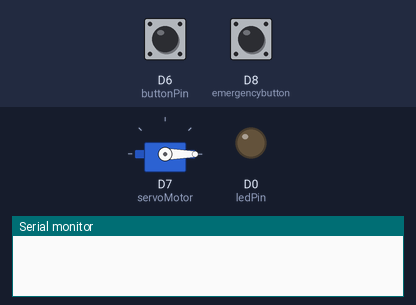
The sketch below on a simulated ESP8266 (NodeMCU). Shown: servo, output pins drawn as LEDs (lit = HIGH), the last lines printed to the serial monitor. The inputs (shaded band) are chosen by the test bench; at power-on: D6 (buttonPin) LOW, D8 (emergencybutton) LOW.

Above: at 1.2 s.
1.3 s: D6 (buttonPin) pulled HIGH for 1 s
At 2.8 s:
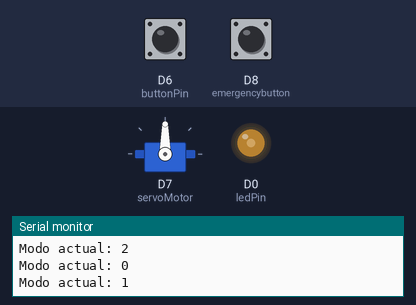
3.8 s: D8 (emergencybutton) pulled HIGH for 1 s
At 3.97 s:
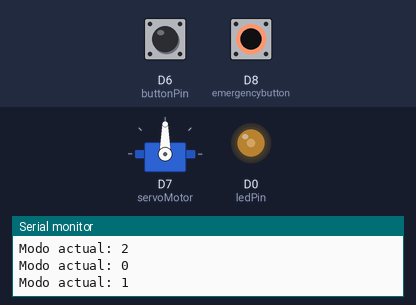
6.8 s: D8 (emergencybutton) pulled HIGH for 3.2 s
At 11.1 s:
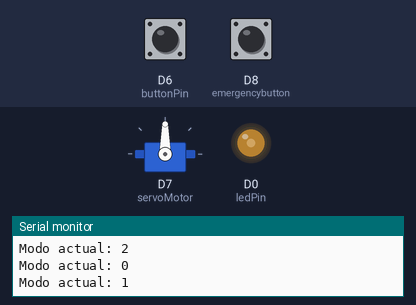
11.5 s: D6 (buttonPin) pulled HIGH for 0.15 s
At 12.0 s:
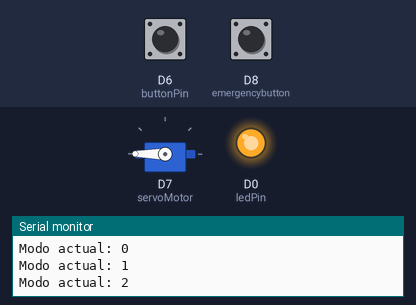
13.2 s: D8 (emergencybutton) pulled HIGH for 0.15 s
At 13.9 s:
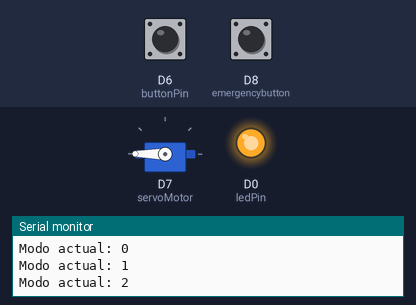
Timing chart, 0 to 15.8 s (numbered marks = the images above; inputs shaded):
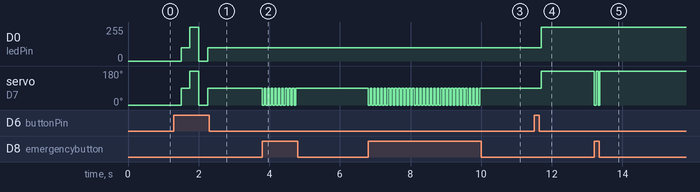

Measured:
- after the input at 1.3 s, D0 (ledPin): 0/255 → 100/255 after 0.20 s, → 255/255 0.25 s later, → 0/255 0.25 s later, → 100/255 0.25 s later; servo on D7 (servoMotor): 0° → 90° after 0.20 s, → 180° 0.25 s later, → 0° 0.25 s later, → 90° 0.25 s later
- after the input at 3.8 s, servo on D7 (servoMotor): alternates 90° for 0.05 s and 0° for 0.05 s, 20 changes in all, then stays 90°, starting at once
- after the input at 6.8 s, servo on D7 (servoMotor): alternates 90° for 0.05 s and 0° for 0.05 s, 64 changes in all, then stays 90°, starting at once
- after the input at 11.5 s, D0 (ledPin): 100/255 → 255/255 after 0.21 s; servo on D7 (servoMotor): 90° → 180° after 0.21 s
- after the input at 13.2 s, servo on D7 (servoMotor): alternates 180° for 0.05 s and 0° for 0.05 s, 4 changes in all, then stays 180°, starting at once

The sketch:

Grup_3_Entregable_1_Ex2.ino
```cpp
#include <Servo.h>

Servo servoMotor;
int buttonPin = D6;
int emergencybutton = D8;
int previousstate = LOW;
int mode = 0;
int ledPin = D0;
int pressed = 0;
int emergency = 0;

void setup() {
  Serial.begin(9600);
  servoMotor.attach(D7); //Per indicar a quin port es troba el servo
  pinMode(buttonPin, INPUT);
  pinMode(emergencybutton, INPUT);
  pinMode(ledPin, OUTPUT);
}

void loop() {
  pressed = digitalRead(buttonPin); // Cada cop que es presiona el mode button
  emergency = digitalRead(emergencybutton); // Quan es preiona el emergency button

  if (emergency == HIGH) {
    servoMotor.write(0);
    delay(50);
  } else {
    if (pressed == HIGH) {
      if (mode == 2){
      mode = 0;
      }
      else {
        mode =(mode + 1);
      }
      Serial.print("Modo actual: ");
      Serial.println(mode);
      delay(200);
    }
  }

  switch (mode) { // Selecció de modes
    case 0:
      servoMotor.write(0);
      analogWrite(ledPin, 0); // LED apagat
      break;
    case 1:
      servoMotor.write(90);
      analogWrite(ledPin, 100); // LED a meitat d'intensitat
      break;
    case 2:
      servoMotor.write(180);
      analogWrite(ledPin, 255); // LED a full intensitat
      break;
  }
  delay(50);
}
```
